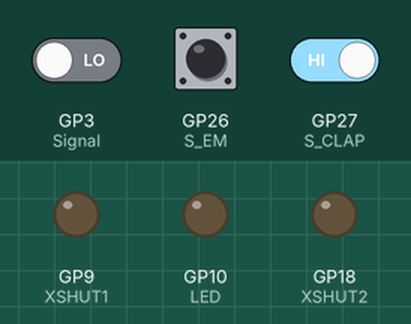
The program below on a simulated Raspberry Pi Pico W. Parts: output pins drawn as LEDs (lit = HIGH). The test bench sets the inputs (shaded band); at power-on: GP27 (S_CLAP) HIGH, GP3 (Signal) LOW, GP26 (S_EM) HIGH. What the program prints to the serial monitor is not drawn.

Above: at 0.0 s.
At 2.7 s:
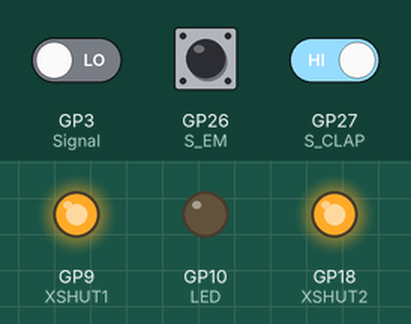
2.8 s: GP27 (S_CLAP) driven LOW
At 2.95 s:
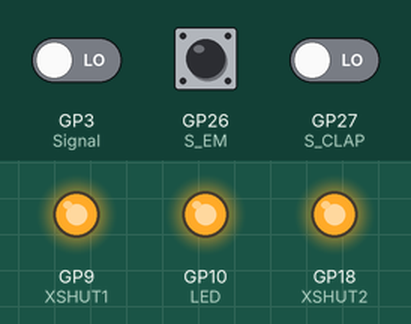
Timing chart, 0 to 5.8 s (numbered marks = the images above; inputs shaded):
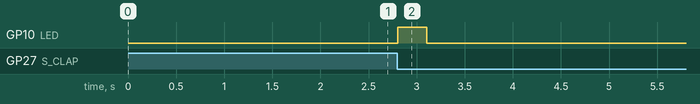

Measured:
- after the input at 2.8 s, GP10 (LED): LOW → HIGH at once, → LOW 0.30 s later

The program:

main.cpp
```cpp
#include <Arduino.h>
#include <WiFi.h>
#include "pico/cyw43_arch.h"
#include <Wire.h>
#include <VL53L0X.h>

#include "FSM.h"
#include "defines.h"


#define ADDRESS1 0x31
#define ADDRESS2 0x36
#define VDown 15
#define LED 10

#define ADC_Pin 28

#define Signal 3

#define S_CLAP 27
#define S_EM 26

int sclap, prev_sclap;
int sem, prev_sem;


VL53L0X ToF1;
VL53L0X ToF2;

float distance, prev_distance;

float distance2, prev_distance2;

int LED_state;
unsigned long interval;
unsigned long currentMicros, previousMicros;
int loop_count;
int SIGNAL, CLAP, EMERG;

fsm_t Dimming;
fsm_t Clap;
fsm_t Emergency;
fsm_t PWM;

void setup()
{

  pinMode(XSHUT1, OUTPUT);
  pinMode(XSHUT2, OUTPUT);
  pinMode(LED, OUTPUT);

  pinMode(ADC_Pin, INPUT);
  pinMode(Signal, INPUT);

  pinMode(S_CLAP, INPUT);
  pinMode(S_EM, INPUT);

  delay(1000);
  digitalWrite(XSHUT1, LOW);
  digitalWrite(XSHUT2, LOW);
  digitalWrite(VDown, HIGH);

  interval = 1 * 1000;

  Serial.begin(115200);

  Wire.setSDA(12);
  Wire.setSCL(13);

  Wire.begin();

  digitalWrite(XSHUT1, HIGH);

  ToF1.setTimeout(500);
  while (!ToF1.init()) {
    Serial.println(F("Failed to detect and initialize VL53L0X (ToF1)!"));
    delay(100);
  }
  Serial.println(F("ToF1. Success initialize VL53L0X!"));
  Serial.println(F("Changing address to 0x31"));

  ToF1.setAddress(ADDRESS1);

  delay(500);

  digitalWrite(XSHUT2, HIGH);


  ToF2.setTimeout(500);
  while (!ToF2.init()){
    Serial.println(F("Failed to detect and initialize VL53L0X! (ToF2)!"));
    delay(100);
  }

  ToF2.setAddress(ADDRESS2);


  // Reduce timing budget to 20 ms (default is about 33 ms)
  //tof.setMeasurementTimingBudget(20000);

  // Start new distance measure
  ToF1.startReadRangeMillimeters();


  ToF2.startReadRangeMillimeters();


  set_state(Dimming, IDLE);
  set_state(Clap, ON);
  set_state(Emergency, EM_ON);
  set_state(PWM, 0);
  Brightness = 255;
  LED_STATE = 1;
}

#define CYW43_WL_GPIO_LED_PIN 0

void loop()
{
  currentMicros = micros();


  // THE Control Loop (40ms Between loops)
  if (currentMicros - previousMicros >= interval) {
    previousMicros = currentMicros;

    //Serial.println(analogRead(ADC_Pin));

    // Update timers
    unsigned long cur_time = millis();
    Dimming.tis = cur_time - Dimming.tes;
    Clap.tis = cur_time - Clap.tes;
    PWM.tis = cur_time - PWM.tes;
    Serial.println(Dimming.tis);

    prev_sclap = sclap;
    prev_sem = sem;
    sclap = !digitalRead(S_CLAP);
    sem = !digitalRead(S_EM);

    // Read Sensors (ToF)
    if (ToF1.readRangeAvailable()) {
      prev_distance = distance;
      distance = ToF1.readRangeMillimeters() * 1e-3;
    }

    if (ToF2.readRangeAvailable()){
      prev_distance2 = distance2;
      distance2 = ToF2.readRangeMillimeters() * 1e-3;
    }

    // Read Sincronization Signal
    SIGNAL = digitalRead(Signal);

    // Read the CLAP and EMERCENGY SIMULATION signals
    CLAP = (sclap && !prev_sclap);
    EMERG = (sem);

    // Start new distance measure
    ToF1.startReadRangeMillimeters();


    ToF2.startReadRangeMillimeters();

    /* calculate next state */
    Dimming_calc_next_state(Dimming, Emergency, Clap, distance, distance2); // distance -> distance_down; distance2 -> distance_up
    Emergency_calc_next_state(Emergency, EMERG);
    Clap_calc_next_state(Clap, Emergency, CLAP);


    //PWM_calc_next_state(PWM, Emergency, Clap, Brightness, SIGNAL);

    /* update state */
    set_state(Dimming, Dimming.state_new);
    set_state(Emergency, Emergency.state_new);
    set_state(Clap, Clap.state_new);


    //set_state(PWM, PWM.state_new);

    /* Actions set by the current state */
    Brightness = Dimming_calc_outputs(Dimming, Brightness);
    Clap_calc_outputs(Clap);
    Emergency_calc_outputs(Emergency);
    //LED_STATE = PWM_calc_outputs(PWM);

    if(Emergency.state == EM_OFF){
      LED_STATE = 0;
    }
    else if(Clap.state == OFF){
      LED_STATE = 0;
    }
    else if(Clap.state == ON && Emergency.state == EM_ON){
      LED_STATE = 1;
    }

    /* Outputs */
    outputs();


    /* ToFs*/
    Serial.print(" Dist ToF1: ");    Serial.println(distance*100, 3);
    Serial.print(" Dist ToF2 : ");   Serial.println(distance2*100, 3);
    Serial.print("State DIMMING: ");  Serial.println(Dimming.state);
    Serial.print("Brightness: ");  Serial.println(Brightness);
    Serial.print("State CLAP: ");  Serial.println(Clap.state);
    Serial.print("CLAP: ");  Serial.println(CLAP);
    Serial.print("State EMERGENCY: ");  Serial.println(Emergency.state);
    Serial.print("EM: ");  Serial.println(sem);

    if(LED_STATE == 1){
      analogWrite(LED, Brightness); //14-22
    }
    else{
      analogWrite(LED, 0);
    }

  }
}
```

FSM.cpp
```cpp
#include "FSM.h"
#include "defines.h"

void set_state(fsm_t &fsm, int state_new){
  if(fsm.state != state_new){
    fsm.state = state_new;
    fsm.tis = 0;                  /* tis = time in state    */
    fsm.tes = millis();           /* tes = time enter state */
  }
}

void Dimming_calc_next_state(fsm_t &fsm, fsm_t& EM, fsm_t& CLAP, float distance_down, float distance_up){

    boolean s_down = ((distance_down * 100) < 15);
    boolean s_up = ((distance_up * 100) < 15);


    // Serial.println(s_down);
    // Serial.println(s_up);

    int Brightness = 0;

    if(EM.state == EM_OFF || CLAP.state == OFF){
        fsm.state == IDLE;
    }

    else if((fsm.state == IDLE) && (s_down) && (!s_up)){
        fsm.state_new = S_DOWN;
    }
    else if((fsm.state == IDLE) && (s_up) && (!s_down)){
        fsm.state_new = S_UP;
    }
    else if((fsm.state == S_DOWN) && fsm.tis > 500){
        fsm.state_new = DOWN;
    }
    else if((fsm.state == S_DOWN) && ((!s_down) || (s_up))){
        fsm.state_new = IDLE;
    }
    else if((fsm.state == DOWN) && ((!s_down) || (Brightness))){
        fsm.state_new = IDLE;
    }
    else if((fsm.state == S_UP) && fsm.tis > 500){
        fsm.state_new = UP;
    }
    else if((fsm.state == S_UP) && ((!s_up) || (s_down))){
        fsm.state_new = IDLE;
    }
    else if((fsm.state == UP) && ((!s_up) || (Brightness == 255))){
        fsm.state_new = IDLE;
    }
}

int Dimming_calc_outputs(fsm_t& fsm, int brightness){
    int FADE_TIME = 2500;

    if(fsm.state == DOWN){
        brightness -= 4;
    }
    else if(fsm.state == UP){
        brightness += 4;
    }

    /* "Anti Windup" */
    if(brightness < 0){
        brightness = 0;
    }
    else if(brightness > 255){
        brightness = 255;
    }

    return brightness;
}


void Clap_calc_next_state(fsm_t &fsm, fsm_t &EM, int clap){
    if(EM.state == EM_OFF){
        fsm.state_new = OFF;
    }


    else if((fsm.state == OFF) && (clap)){
        fsm.state_new = CLAP_ON;
    }

    else if((fsm.state == CLAP_ON) && (fsm.tis > 300)){
        fsm.state_new = OFF;
    }
    else if((fsm.state == CLAP_ON) && (clap)){
        fsm.state_new = CLAP_ON2;
    }

    else if((fsm.state == CLAP_ON2) && (clap)){
        fsm.state_new = OFF;
    }
    else if((fsm.state == CLAP_ON2) && (fsm.tis > 300)){
        fsm.state_new = ON;
    }

    else if((fsm.state == ON) && (clap)){
        fsm.state_new = CLAP_OFF;
    }

    else if((fsm.state == CLAP_OFF) && (clap)){
        fsm.state_new = CLAP_OFF2;
    }
    else if((fsm.state == CLAP_OFF) && (fsm.tis > 300)){
        fsm.state_new = ON;
    }

    else if((fsm.state == CLAP_OFF2) && (fsm.tis > 300)){
        fsm.state_new = OFF;
    }
    else if((fsm.state == CLAP_OFF2) && (clap)){
        fsm.state_new = ON;
    }
}


int Clap_calc_outputs(fsm_t& fsm){
    if(fsm.state == ON){
        LED_STATE = 1;
    }
    else if(fsm.state == OFF){
        LED_STATE = 0;
    }

    return 0;
}

void Emergency_calc_next_state(fsm_t &fsm, int EmergencySwitch){
    if((fsm.state == EM_ON) && (EmergencySwitch)){
        fsm.state_new = EM_OFF;
    }
    else if((fsm.state == EM_OFF) && (EmergencySwitch == 0)){
        fsm.state_new = EM_ON;
    }
}

int Emergency_calc_outputs(fsm_t& fsm){
    if(fsm.state == EM_ON){
        LED_STATE = 1;
        return 1;
    }
    else if(fsm.state == EM_OFF){
        LED_STATE = 0;
        return 0;
    }
    return -1;
}

void PWM_calc_next_state(fsm_t &fsm, fsm_t &EM, fsm_t &CLAP, int brightness, int signal){

    int time = 10 * brightness / 255;

    if((fsm.state == 0) && (CLAP.state == EM_ON) && (EM.state == ON) && (signal)){
        fsm.state_new = 1;
    }
    else if((fsm.state == 1) && (CLAP.state != EM_ON) && (EM.state != ON) && (fsm.tis > time)){
        fsm.state_new = 0;
    }
}

int PWM_calc_outputs(fsm_t &fsm){
    if(fsm.state == 0){
        return 0;
    }
    else if(fsm.state == 1){
        return 1;
    }
    return -1;
}


void outputs(){

}
```

FSM.h
```cpp
#ifndef FSM
#define FSM

#include <Arduino.h>
#include <WiFi.h>
#include "pico/cyw43_arch.h"
#include <Wire.h>
#include <VL53L0X.h>

typedef struct{
  int state, state_new;
  unsigned long tes, tis;
} fsm_t;

/* Geral propose (used for all State Machines) */
void set_state(fsm_t &fsm, int state_new);
void outputs();

/* Diming State Machine */
void Dimming_calc_next_state(fsm_t &fsm, fsm_t &EM, fsm_t &CLAP, float distance_down, float distance_up);
int Dimming_calc_outputs(fsm_t& fsm, int brightness);

/* Clap State Machine */
void Clap_calc_next_state(fsm_t &fsm, fsm_t &EM, int clap);
int Clap_calc_outputs(fsm_t& fsm);

/* Emergency State Machine */
void Emergency_calc_next_state(fsm_t &fsm, int EmergencySwitch);
int Emergency_calc_outputs(fsm_t& fsm);

/* PWM CONTROL */
void PWM_calc_next_state(fsm_t &fsm, fsm_t &EM, fsm_t &CLAP, int brightness, int signal);
int PWM_calc_outputs(fsm_t &fsm);

#endif
```

defines.h
```cpp
#ifndef DEFINES
#define DEFINES

/* STATES Dimming */
#define IDLE 0
#define S_UP 1
#define S_DOWN 2
#define UP 3
#define DOWN 4

/* STATES Clap */
#define OFF 0
#define CLAP_ON 1
#define CLAP_ON2 2
#define ON 3
#define CLAP_OFF 4
#define CLAP_OFF2 5

/* STATES Emergency */
#define EM_ON 0
#define EM_OFF 1

/* SENSOR CONTROL PINS */
#define XSHUT1 9
#define XSHUT2 18

/* SENSORS ADDRESS */
#define Address_Right 0x31
#define Address_Left 0x33

/* OUTPUTS LED CONTROL*/
static volatile int Brightness;
static volatile int LED_STATE;

#endif
```
